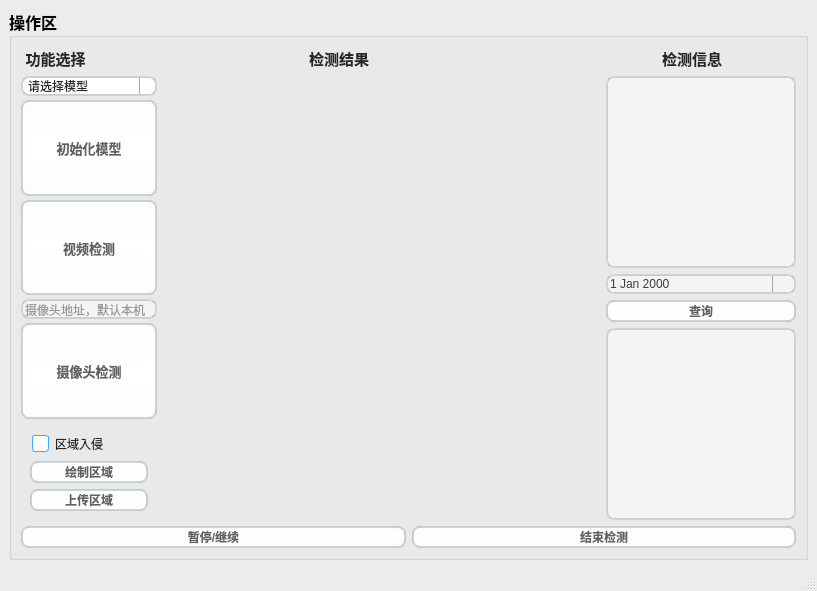
<?xml version="1.0" encoding="UTF-8"?>
<ui version="4.0">
 <class>MainWindow</class>
 <widget class="QMainWindow" name="MainWindow">
  <property name="geometry">
   <rect>
    <x>0</x>
    <y>0</y>
    <width>817</width>
    <height>577</height>
   </rect>
  </property>
  <property name="windowTitle">
   <string>目标检测工具</string>
  </property>
  <property name="windowIcon">
   <iconset>
    <normaloff>../../../../../../../87670/ui_img/icon.jpg</normaloff>../../../../../../../87670/ui_img/icon.jpg</iconset>
  </property>
  <property name="styleSheet">
   <string notr="true">/*
 * MacOS Style Sheet for QT Applications
 * Author: Jaime A. Quiroga P.
 * Company: GTRONICK
 * Last updated: 25/12/2020, 23:10.
 * Available at: https://github.com/GTRONICK/QSS/blob/master/MacOS.qss
 */
QMainWindow {
    background-color:#ececec;
}
QPushButton, QToolButton, QCommandLinkButton{
    padding: 0 5px 0 5px;
    border-style: solid;
    border-top-color: qlineargradient(spread:pad, x1:0, y1:0, x2:0, y2:1, stop:0 #c1c9cf, stop:1 #d2d8dd);
    border-right-color: qlineargradient(spread:pad, x1:1, y1:0, x2:0, y2:0, stop:0 #c1c9cf, stop:1 #d2d8dd);
    border-bottom-color: qlineargradient(spread:pad, x1:0, y1:1, x2:0, y2:0, stop:0 #c1c9cf, stop:1 #d2d8dd);
    border-left-color: qlineargradient(spread:pad, x1:0, y1:0, x2:1, y2:0, stop:0 #c1c9cf, stop:1 #d2d8dd);
    border-width: 2px;
    border-radius: 8px;
    color: #616161;
    font-weight: bold;
    background-color: qlineargradient(spread:pad, x1:0.5, y1:0, x2:0.5, y2:1, stop:0 #fbfdfd, stop:0.5 #ffffff, stop:1 #fbfdfd);
}
QPushButton::default, QToolButton::default, QCommandLinkButton::default{
    border: 2px solid transparent;
    color: #FFFFFF;
    background-color: qlineargradient(spread:pad, x1:0.5, y1:0, x2:0.5, y2:1, stop:0 #84afe5, stop:1 #1168e4);
}
QPushButton:hover, QToolButton:hover, QCommandLinkButton:hover{
    color: #3d3d3d;
}
QPushButton:pressed, QToolButton:pressed, QCommandLinkButton:pressed{
    color: #aeaeae;
    background-color: qlineargradient(spread:pad, x1:0.5, y1:0, x2:0.5, y2:1, stop:0 #ffffff, stop:0.5 #fbfdfd, stop:1 #ffffff);
}
QPushButton:disabled, QToolButton:disabled, QCommandLinkButton:disabled{
    color: #616161;
    background-color: qlineargradient(spread:pad, x1:0.5, y1:0, x2:0.5, y2:1, stop:0 #dce7eb, stop:0.5 #e0e8eb, stop:1 #dee7ec);
}
QLineEdit, QTextEdit, QPlainTextEdit, QSpinBox, QDoubleSpinBox, QTimeEdit, QDateEdit, QDateTimeEdit {
    border-width: 2px;
    border-radius: 8px;
    border-style: solid;
    border-top-color: qlineargradient(spread:pad, x1:0.5, y1:1, x2:0.5, y2:0, stop:0 #c1c9cf, stop:1 #d2d8dd);
    border-right-color: qlineargradient(spread:pad, x1:0, y1:0, x2:1, y2:0, stop:0 #c1c9cf, stop:1 #d2d8dd);
    border-bottom-color: qlineargradient(spread:pad, x1:0.5, y1:0, x2:0.5, y2:1, stop:0 #c1c9cf, stop:1 #d2d8dd);
    border-left-color: qlineargradient(spread:pad, x1:1, y1:0, x2:0, y2:0, stop:0 #c1c9cf, stop:1 #d2d8dd);
    background-color: #f4f4f4;
    color: #3d3d3d;
}
QLineEdit:focus, QTextEdit:focus, QPlainTextEdit:focus, QSpinBox:focus, QDoubleSpinBox:focus, QTimeEdit:focus, QDateEdit:focus, QDateTimeEdit:focus {
    border-width: 2px;
    border-radius: 8px;
    border-style: solid;
    border-top-color: qlineargradient(spread:pad, x1:0.5, y1:1, x2:0.5, y2:0, stop:0 #85b7e3, stop:1 #9ec1db);
    border-right-color: qlineargradient(spread:pad, x1:0, y1:0, x2:1, y2:0, stop:0 #85b7e3, stop:1 #9ec1db);
    border-bottom-color: qlineargradient(spread:pad, x1:0.5, y1:0, x2:0.5, y2:1, stop:0 #85b7e3, stop:1 #9ec1db);
    border-left-color: qlineargradient(spread:pad, x1:1, y1:0, x2:0, y2:0, stop:0 #85b7e3, stop:1 #9ec1db);
    background-color: #f4f4f4;
    color: #3d3d3d;
}
QLineEdit:disabled, QTextEdit:disabled, QPlainTextEdit:disabled, QSpinBox:disabled, QDoubleSpinBox:disabled, QTimeEdit:disabled, QDateEdit:disabled, QDateTimeEdit:disabled {
    color: #b9b9b9;
}
QSpinBox::up-button, QDoubleSpinBox::up-button, QTimeEdit::up-button, QDateEdit::up-button, QDateTimeEdit::up-button {
    subcontrol-origin: padding;
    subcontrol-position: top right;
    width: 15px;
    color: #272727;
    border-left-width: 1px;
    border-left-color: darkgray;
    border-left-style: solid;
    border-top-right-radius: 3px;
    padding: 3px;
}
QSpinBox::down-button, QDoubleSpinBox::down-button, QTimeEdit::down-button, QDateEdit::down-button, QDateTimeEdit::down-button {
    subcontrol-origin: padding;
    subcontrol-position: bottom right;
    width: 15px;
    color: #272727;
    border-left-width: 1px;
    border-left-color: darkgray;
    border-left-style: solid;
    border-bottom-right-radius: 3px;
    padding: 3px;
}
QSpinBox::up-button:pressed, QDoubleSpinBox::up-button:pressed, QTimeEdit::up-button:pressed, QDateEdit::up-button:pressed, QDateTimeEdit::up-button:pressed {
    color: #aeaeae;
    background-color: qlineargradient(spread:pad, x1:0.5, y1:0, x2:0.5, y2:1, stop:0 #ffffff, stop:0.5 #fbfdfd, stop:1 #ffffff);
}
QSpinBox::down-button:pressed, QDoubleSpinBox::down-button:pressed, QTimeEdit::down-button:pressed, QDateEdit::down-button:pressed, QDateTimeEdit::down-button:pressed {
    color: #aeaeae;
    background-color: qlineargradient(spread:pad, x1:0.5, y1:0, x2:0.5, y2:1, stop:0 #ffffff, stop:0.5 #fbfdfd, stop:1 #ffffff);
}
QSpinBox::up-button:hover, QDoubleSpinBox::up-button:hover, QTimeEdit::up-button:hover, QDateEdit::up-button:hover, QDateTimeEdit::up-button:hover {
    color: #FFFFFF;
    border-top-right-radius: 5px;
    background-color: qlineargradient(spread:pad, x1:0.5, y1:0, x2:0.5, y2:1, stop:0 #84afe5, stop:1 #1168e4);
    
}
QSpinBox::down-button:hover, QDoubleSpinBox::down-button:hover, QTimeEdit::down-button:hover, QDateEdit::down-button:hover, QDateTimeEdit::down-button:hover {
    color: #FFFFFF;
    border-bottom-right-radius: 5px;
    background-color: qlineargradient(spread:pad, x1:0.5, y1:0, x2:0.5, y2:1, stop:0 #84afe5, stop:1 #1168e4);
}
QSpinBox::up-arrow, QDoubleSpinBox::up-arrow, QTimeEdit::up-arrow, QDateEdit::up-arrow, QDateTimeEdit::up-arrow {
    image: url(/usr/share/icons/Adwaita/16x16/actions/go-up-symbolic.symbolic.png);
}
QSpinBox::down-arrow, QDoubleSpinBox::down-arrow, QTimeEdit::down-arrow, QDateEdit::down-arrow, QDateTimeEdit::down-arrow {
    image: url(/usr/share/icons/Adwaita/16x16/actions/go-down-symbolic.symbolic.png);
}
QProgressBar {
    max-height: 8px;
    text-align: center;
    font: italic bold 11px;
    color: #3d3d3d;
    border: 1px solid transparent;
    border-radius:4px;
    background-color: qlineargradient(spread:pad, x1:0, y1:0, x2:0, y2:1, stop:0 #ddd5d5, stop:0.5 #dad3d3, stop:1 #ddd5d5);
}
QProgressBar::chunk {
    background-color: qlineargradient(spread:pad, x1:0, y1:0, x2:0, y2:1, stop:0 #467dd1, stop:0.5 #3b88fc, stop:1 #467dd1);
    border-radius: 4px;
}
QProgressBar:disabled {
    color: #616161;
}
QProgressBar::chunk:disabled {
    background-color: #aeaeae;
}
QSlider::groove {
    border: 1px solid #bbbbbb;
    background-color: #52595d;
    border-radius: 4px;
}
QSlider::groove:horizontal {
    height: 6px;
}
QSlider::groove:vertical {
    width: 6px;
}
QSlider::handle:horizontal {
    background: #ffffff;
    border-style: solid;
    border-width: 1px;
    border-color: rgb(207,207,207);
    width: 12px;
    margin: -5px 0;
    border-radius: 7px;
}
QSlider::handle:vertical {
    background: #ffffff;
    border-style: solid;
    border-width: 1px;
    border-color: rgb(207,207,207);
    height: 12px;
    margin: 0 -5px;
    border-radius: 7px;
}
QSlider::add-page, QSlider::sub-page {
    border: 1px transparent;
    background-color: #52595d;
    border-radius: 4px;
}
QSlider::add-page:horizontal {
    background: qlineargradient(spread:pad, x1:0, y1:0, x2:0, y2:1, stop:0 #ddd5d5, stop:0.5 #dad3d3, stop:1 #ddd5d5);
}
QSlider::sub-page:horizontal {
    background-color: qlineargradient(spread:pad, x1:0, y1:0, x2:1, y2:0, stop:0 #467dd1, stop:0.5 #3b88fc, stop:1 #467dd1);
}
QSlider::add-page:vertical {
    background-color: qlineargradient(spread:pad, x1:0, y1:0, x2:0, y2:1, stop:0 #467dd1, stop:0.5 #3b88fc, stop:1 #467dd1);
}
QSlider::sub-page:vertical {
    background: qlineargradient(spread:pad, x1:0, y1:0, x2:1, y2:0, stop:0 #ddd5d5, stop:0.5 #dad3d3, stop:1 #ddd5d5);
}
QSlider::add-page:horizontal:disabled, QSlider::sub-page:horizontal:disabled, QSlider::add-page:vertical:disabled, QSlider::sub-page:vertical:disabled {
    background: #b9b9b9;
}
QComboBox, QFontComboBox {
    border-width: 2px;
    border-radius: 8px;
    border-style: solid;
    border-top-color: qlineargradient(spread:pad, x1:0.5, y1:1, x2:0.5, y2:0, stop:0 #c1c9cf, stop:1 #d2d8dd);
    border-right-color: qlineargradient(spread:pad, x1:0, y1:0, x2:1, y2:0, stop:0 #c1c9cf, stop:1 #d2d8dd);
    border-bottom-color: qlineargradient(spread:pad, x1:0.5, y1:0, x2:0.5, y2:1, stop:0 #c1c9cf, stop:1 #d2d8dd);
    border-left-color: qlineargradient(spread:pad, x1:1, y1:0, x2:0, y2:0, stop:0 #c1c9cf, stop:1 #d2d8dd);
    background-color: #f4f4f4;
    color: #272727;
    padding-left: 5px;
}
QComboBox:editable, QComboBox:!editable, QComboBox::drop-down:editable, QComboBox:!editable:on, QComboBox::drop-down:editable:on {
    background: #ffffff;
}
QComboBox::drop-down {
    subcontrol-origin: padding;
    subcontrol-position: top right;
    width: 15px;
    color: #272727;
    border-left-width: 1px;
    border-left-color: darkgray;
    border-left-style: solid;
    border-top-right-radius: 3px;
    border-bottom-right-radius: 3px;
}
QComboBox::down-arrow {
    image: url(/usr/share/icons/Adwaita/16x16/actions/go-down-symbolic.symbolic.png); /*Adawaita icon thene*/
}

QComboBox::down-arrow:on {
    top: 1px;
    left: 1px;
}
QComboBox QAbstractItemView {
    border: 1px solid darkgray;
    border-radius: 8px;
    selection-background-color: #dadada;
    selection-color: #272727;
    color: #272727;
    background: white;
}
QLabel, QCheckBox, QRadioButton {
    color: #272727;
}
QCheckBox {
    padding: 2px;
}
QCheckBox:disabled, QRadioButton:disabled {
    color: #808086;
    padding: 2px;
}

QCheckBox:hover {
    border-radius:4px;
    border-style:solid;
    padding-left: 1px;
    padding-right: 1px;
    padding-bottom: 1px;
    padding-top: 1px;
    border-width:1px;
    border-color: transparent;
}
QCheckBox::indicator:checked {
    image: url(/usr/share/icons/Adwaita/16x16/actions/object-select-symbolic.symbolic.png);
    height: 15px;
    width: 15px;
    border-style:solid;
    border-width: 1px;
    border-color: #48a5fd;
    color: #ffffff;
    border-radius: 3px;
    background-color: qlineargradient(spread:pad, x1:0, y1:0, x2:0, y2:1, stop:0 #48a5fd, stop:0.5 #329cfb, stop:1 #48a5fd);
}
QCheckBox::indicator:unchecked {
    
    height: 15px;
    width: 15px;
    border-style:solid;
    border-width: 1px;
    border-color: #48a5fd;
    border-radius: 3px;
    background-color: #fbfdfa;
}
QLCDNumber {
    color: #616161;;
}
QMenuBar {
    background-color: #ececec;
}
QMenuBar::item {
    color: #616161;
    spacing: 3px;
    padding: 1px 4px;
    background-color: #ececec;
}

QMenuBar::item:selected {
    background-color: #dadada;
    color: #3d3d3d;
}
QMenu {
    background-color: #ececec;
}
QMenu::item:selected {
    background-color: #dadada;
    color: #3d3d3d;
}
QMenu::item {
    color: #616161;;
    background-color: #e0e0e0;
}
QTabWidget {
    color:rgb(0,0,0);
    background-color:#000000;
}
QTabWidget::pane {
    border-color: #050a0e;
    background-color: #e0e0e0;
    border-width: 1px;
    border-radius: 4px;
    position: absolute;
    top: -0.5em;
    padding-top: 0.5em;
}

QTabWidget::tab-bar {
    alignment: center;
}

QTabBar::tab {
    border-bottom: 1px solid #c0c0c0;
    padding: 3px;
    color: #272727;
    background-color: #fefefc;
    margin-left:0px;
}
QTabBar::tab:!last {
    border-right: 1px solid;
    border-right-color: #c0c0c0;
    border-bottom-color: #c0c0c0;
}
QTabBar::tab:first {
    border-top-left-radius: 4px;
    border-bottom-left-radius: 4px;
}
QTabBar::tab:last {
    border-top-right-radius: 4px;
    border-bottom-right-radius: 4px;
}
QTabBar::tab:selected, QTabBar::tab:last:selected, QTabBar::tab:hover {
    color: #FFFFFF;
    background-color: qlineargradient(spread:pad, x1:0.5, y1:0, x2:0.5, y2:1, stop:0 #84afe5, stop:1 #1168e4);
}
QRadioButton::indicator {
    height: 14px;
    width: 14px;
    border-style:solid;
    border-radius:7px;
    border-width: 1px;
}
QRadioButton::indicator:checked {
    border-color: #48a5fd;
    background-color: qradialgradient(cx:0.5, cy:0.5, radius:0.4,fx:0.5, fy:0.5, stop:0 #ffffff, stop:0.5 #ffffff, stop:0.6 #48a5fd, stop:1 #48a5fd);
}
QRadioButton::indicator:!checked {
    border-color: #a9b7c6;
    background-color: #fbfdfa;
}
QStatusBar {
    color:#027f7f;
}

QDial {
    background: #16a085;
}

QToolBox {
    color: #a9b7c6;
    background-color: #222b2e;
}
QToolBox::tab {
    color: #a9b7c6;
    background-color:#222b2e;
}
QToolBox::tab:selected {
    color: #FFFFFF;
    background-color:#222b2e;
}
QScrollArea {
    color: #FFFFFF;
    background-color:#222b2e;
}

QScrollBar:horizontal {
	max-height: 10px;
	border: 1px transparent grey;
	margin: 0px 20px 0px 20px;
	background: transparent;
}
QScrollBar:vertical {
	max-width: 10px;
	border: 1px transparent grey;
	margin: 20px 0px 20px 0px;
	background: transparent;
}
QScrollBar::handle:vertical, QScrollBar::handle:horizontal {
	background: #52595d;
	border-style: transparent;
	border-radius: 4px;
	min-height: 25px;
}
QScrollBar::handle:horizontal:hover, QScrollBar::handle:vertical:hover {
	background: qlineargradient(spread:pad, x1:0, y1:0, x2:1, y2:0, stop:0 #467dd1, stop:0.5 #3b88fc, stop:1 #467dd1);
}
QScrollBar::add-line, QScrollBar::sub-line {
    border: 2px transparent grey;
    border-radius: 4px;
    subcontrol-origin: margin;
    background: #b9b9b9;
}
QScrollBar::add-line:horizontal {
    width: 20px;
    subcontrol-position: right;
}
QScrollBar::add-line:vertical {
    height: 20px;
    subcontrol-position: bottom;
}
QScrollBar::sub-line:horizontal {
    width: 20px;
    subcontrol-position: left;
}
QScrollBar::sub-line:vertical {
    height: 20px;
    subcontrol-position: top;
}
QScrollBar::add-line:vertical:pressed, QScrollBar::add-line:horizontal:pressed, QScrollBar::sub-line:horizontal:pressed, QScrollBar::sub-line:vertical:pressed {
    background: qlineargradient(spread:pad, x1:0, y1:0, x2:1, y2:0, stop:0 #467dd1, stop:0.5 #3b88fc, stop:1 #467dd1);
}
QScrollBar::add-page:horizontal, QScrollBar::sub-page:horizontal, QScrollBar::add-page:vertical, QScrollBar::sub-page:vertical {
    background: none;
}
QScrollBar::up-arrow:vertical {
    image: url(/usr/share/icons/Adwaita/16x16/actions/go-up-symbolic.symbolic.png);
}
QScrollBar::down-arrow:vertical {
    image: url(/usr/share/icons/Adwaita/16x16/actions/go-down-symbolic.symbolic.png);
}
QScrollBar::left-arrow:horizontal {
    image: url(/usr/share/icons/Adwaita/16x16/actions/go-previous-symbolic.symbolic.png);
}
QScrollBar::right-arrow:horizontal {
    image: url(/usr/share/icons/Adwaita/16x16/actions/go-next-symbolic.symbolic.png);
}</string>
  </property>
  <widget class="QWidget" name="centralwidget">
   <property name="enabled">
    <bool>true</bool>
   </property>
   <property name="sizePolicy">
    <sizepolicy hsizetype="Preferred" vsizetype="Fixed">
     <horstretch>0</horstretch>
     <verstretch>0</verstretch>
    </sizepolicy>
   </property>
   <layout class="QVBoxLayout" name="verticalLayout_4" stretch="0">
    <item>
     <widget class="QGroupBox" name="groupBox_2">
      <property name="font">
       <font>
        <family>Arial Black</family>
        <pointsize>12</pointsize>
        <weight>75</weight>
        <bold>true</bold>
       </font>
      </property>
      <property name="title">
       <string>操作区</string>
      </property>
      <layout class="QVBoxLayout" name="verticalLayout_2">
       <item>
        <layout class="QHBoxLayout" name="horizontalLayout_4" stretch="1,7,3">
         <item>
          <widget class="QLabel" name="label_2">
           <property name="sizePolicy">
            <sizepolicy hsizetype="Minimum" vsizetype="Fixed">
             <horstretch>0</horstretch>
             <verstretch>0</verstretch>
            </sizepolicy>
           </property>
           <property name="maximumSize">
            <size>
             <width>1677215</width>
             <height>16777215</height>
            </size>
           </property>
           <property name="font">
            <font>
             <family>Arial Black</family>
             <pointsize>11</pointsize>
             <weight>75</weight>
             <bold>true</bold>
            </font>
           </property>
           <property name="text">
            <string>功能选择</string>
           </property>
           <property name="alignment">
            <set>Qt::AlignCenter</set>
           </property>
          </widget>
         </item>
         <item>
          <widget class="QLabel" name="label_3">
           <property name="sizePolicy">
            <sizepolicy hsizetype="Minimum" vsizetype="Fixed">
             <horstretch>0</horstretch>
             <verstretch>0</verstretch>
            </sizepolicy>
           </property>
           <property name="maximumSize">
            <size>
             <width>1677215</width>
             <height>16777215</height>
            </size>
           </property>
           <property name="font">
            <font>
             <family>Arial Black</family>
             <pointsize>11</pointsize>
             <weight>75</weight>
             <bold>true</bold>
            </font>
           </property>
           <property name="text">
            <string>检测结果</string>
           </property>
           <property name="alignment">
            <set>Qt::AlignCenter</set>
           </property>
          </widget>
         </item>
         <item>
          <widget class="QLabel" name="label_4">
           <property name="sizePolicy">
            <sizepolicy hsizetype="Minimum" vsizetype="Fixed">
             <horstretch>0</horstretch>
             <verstretch>0</verstretch>
            </sizepolicy>
           </property>
           <property name="maximumSize">
            <size>
             <width>1677215</width>
             <height>16777215</height>
            </size>
           </property>
           <property name="font">
            <font>
             <family>Arial Black</family>
             <pointsize>11</pointsize>
             <weight>75</weight>
             <bold>true</bold>
            </font>
           </property>
           <property name="styleSheet">
            <string notr="true">QLabel{
text-align:center
}
</string>
           </property>
           <property name="text">
            <string>检测信息</string>
           </property>
           <property name="alignment">
            <set>Qt::AlignCenter</set>
           </property>
          </widget>
         </item>
        </layout>
       </item>
       <item>
        <layout class="QHBoxLayout" name="horizontalLayout_3" stretch="3,14">
         <item>
          <layout class="QVBoxLayout" name="verticalLayout" stretch="0,0,0,0,0,0">
           <property name="spacing">
            <number>4</number>
           </property>
           <property name="sizeConstraint">
            <enum>QLayout::SetDefaultConstraint</enum>
           </property>
           <property name="leftMargin">
            <number>0</number>
           </property>
           <property name="rightMargin">
            <number>0</number>
           </property>
           <property name="bottomMargin">
            <number>0</number>
           </property>
           <item>
            <widget class="QComboBox" name="comboBox">
             <property name="sizePolicy">
              <sizepolicy hsizetype="Expanding" vsizetype="Maximum">
               <horstretch>0</horstretch>
               <verstretch>0</verstretch>
              </sizepolicy>
             </property>
             <item>
              <property name="text">
               <string>请选择模型</string>
              </property>
             </item>
             <item>
              <property name="text">
               <string>yolov5s</string>
              </property>
             </item>
             <item>
              <property name="text">
               <string>yolov5m</string>
              </property>
             </item>
             <item>
              <property name="text">
               <string>yolov5+deepsort</string>
              </property>
             </item>
            </widget>
           </item>
           <item>
            <widget class="QPushButton" name="pushButton_init">
             <property name="sizePolicy">
              <sizepolicy hsizetype="Expanding" vsizetype="Minimum">
               <horstretch>0</horstretch>
               <verstretch>0</verstretch>
              </sizepolicy>
             </property>
             <property name="baseSize">
              <size>
               <width>0</width>
               <height>0</height>
              </size>
             </property>
             <property name="font">
              <font>
               <family>Adobe Devanagari</family>
               <pointsize>10</pointsize>
               <weight>75</weight>
               <bold>true</bold>
              </font>
             </property>
             <property name="text">
              <string>初始化模型</string>
             </property>
            </widget>
           </item>
           <item>
            <widget class="QPushButton" name="pushButton_video">
             <property name="sizePolicy">
              <sizepolicy hsizetype="Expanding" vsizetype="Minimum">
               <horstretch>0</horstretch>
               <verstretch>0</verstretch>
              </sizepolicy>
             </property>
             <property name="font">
              <font>
               <family>Adobe Devanagari</family>
               <pointsize>10</pointsize>
               <weight>75</weight>
               <bold>true</bold>
              </font>
             </property>
             <property name="text">
              <string>视频检测</string>
             </property>
            </widget>
           </item>
           <item>
            <widget class="QLineEdit" name="videoLinkInput">
             <property name="enabled">
              <bool>true</bool>
             </property>
             <property name="sizePolicy">
              <sizepolicy hsizetype="Expanding" vsizetype="Maximum">
               <horstretch>0</horstretch>
               <verstretch>0</verstretch>
              </sizepolicy>
             </property>
             <property name="minimumSize">
              <size>
               <width>0</width>
               <height>0</height>
              </size>
             </property>
             <property name="placeholderText">
              <string>摄像头地址，默认本机</string>
             </property>
            </widget>
           </item>
           <item>
            <widget class="QPushButton" name="pushButton_camer">
             <property name="sizePolicy">
              <sizepolicy hsizetype="Expanding" vsizetype="Preferred">
               <horstretch>0</horstretch>
               <verstretch>0</verstretch>
              </sizepolicy>
             </property>
             <property name="font">
              <font>
               <family>Adobe Devanagari</family>
               <pointsize>10</pointsize>
               <weight>75</weight>
               <bold>true</bold>
              </font>
             </property>
             <property name="text">
              <string>摄像头检测</string>
             </property>
            </widget>
           </item>
           <item>
            <widget class="QWidget" name="widget" native="true">
             <property name="sizePolicy">
              <sizepolicy hsizetype="Preferred" vsizetype="Preferred">
               <horstretch>0</horstretch>
               <verstretch>0</verstretch>
              </sizepolicy>
             </property>
             <layout class="QVBoxLayout" name="verticalLayout_3">
              <item>
               <widget class="QCheckBox" name="checkBox">
                <property name="text">
                 <string>区域入侵</string>
                </property>
               </widget>
              </item>
              <item>
               <widget class="QPushButton" name="pushButton">
                <property name="sizePolicy">
                 <sizepolicy hsizetype="Minimum" vsizetype="Preferred">
                  <horstretch>0</horstretch>
                  <verstretch>0</verstretch>
                 </sizepolicy>
                </property>
                <property name="text">
                 <string>绘制区域</string>
                </property>
               </widget>
              </item>
              <item>
               <widget class="QPushButton" name="pushButton_2">
                <property name="sizePolicy">
                 <sizepolicy hsizetype="Minimum" vsizetype="Preferred">
                  <horstretch>0</horstretch>
                  <verstretch>0</verstretch>
                 </sizepolicy>
                </property>
                <property name="text">
                 <string>上传区域</string>
                </property>
               </widget>
              </item>
             </layout>
            </widget>
           </item>
          </layout>
         </item>
         <item>
          <layout class="QHBoxLayout" name="horizontalLayout_2" stretch="7,3">
           <property name="rightMargin">
            <number>0</number>
           </property>
           <item>
            <layout class="QVBoxLayout" name="verticalLayout_5">
             <property name="leftMargin">
              <number>0</number>
             </property>
             <property name="rightMargin">
              <number>0</number>
             </property>
             <property name="bottomMargin">
              <number>0</number>
             </property>
            </layout>
           </item>
           <item>
            <layout class="QVBoxLayout" name="verticalLayout_7">
             <property name="sizeConstraint">
              <enum>QLayout::SetMaximumSize</enum>
             </property>
             <property name="leftMargin">
              <number>0</number>
             </property>
             <property name="rightMargin">
              <number>0</number>
             </property>
             <item>
              <widget class="QTextBrowser" name="textBrowser">
               <property name="sizePolicy">
                <sizepolicy hsizetype="Expanding" vsizetype="Expanding">
                 <horstretch>0</horstretch>
                 <verstretch>0</verstretch>
                </sizepolicy>
               </property>
               <property name="maximumSize">
                <size>
                 <width>16777215</width>
                 <height>210</height>
                </size>
               </property>
               <property name="layoutDirection">
                <enum>Qt::LeftToRight</enum>
               </property>
              </widget>
             </item>
             <item>
              <widget class="QDateEdit" name="dateEdit"/>
             </item>
             <item>
              <widget class="QPushButton" name="searchButton">
               <property name="text">
                <string>查询</string>
               </property>
              </widget>
             </item>
             <item>
              <widget class="QTextBrowser" name="intrusionRecord"/>
             </item>
            </layout>
           </item>
          </layout>
         </item>
        </layout>
       </item>
       <item>
        <layout class="QHBoxLayout" name="horizontalLayout">
         <item>
          <widget class="QPushButton" name="pushButton_stop">
           <property name="sizePolicy">
            <sizepolicy hsizetype="Minimum" vsizetype="Preferred">
             <horstretch>0</horstretch>
             <verstretch>0</verstretch>
            </sizepolicy>
           </property>
           <property name="text">
            <string>暂停/继续</string>
           </property>
          </widget>
         </item>
         <item>
          <widget class="QPushButton" name="pushButton_finish">
           <property name="sizePolicy">
            <sizepolicy hsizetype="Minimum" vsizetype="Preferred">
             <horstretch>0</horstretch>
             <verstretch>5</verstretch>
            </sizepolicy>
           </property>
           <property name="text">
            <string>结束检测</string>
           </property>
          </widget>
         </item>
        </layout>
       </item>
      </layout>
     </widget>
    </item>
   </layout>
  </widget>
  <widget class="QStatusBar" name="statusbar"/>
 </widget>
 <resources/>
 <connections/>
</ui>
